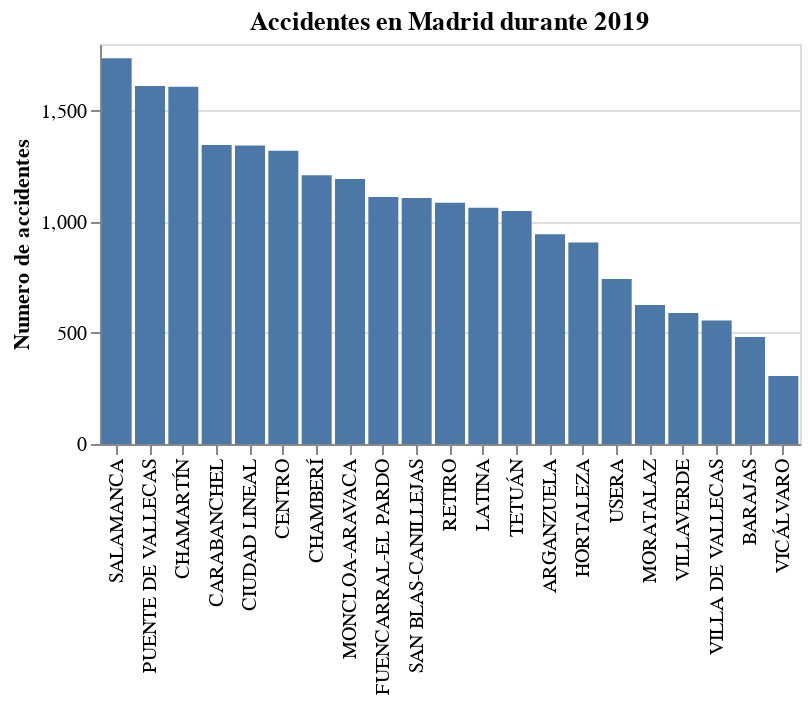

The notebook cell this image was saved under:
### Code cell
# Accidents by district
# We generate the data as follows: we group by district, select the field “File No.”,
# count the number of unique records (to count accidents, not persons injured) and reset the index. 
# We then display the data in a simple bar chart (ordering the X coordinate, i.e. the districts,
# in reverse order of the value of the Y-coordinate, i.e. the number of accidents)

data = accidentes.groupby(['Distrito'])['Nº Expediente'].nunique().reset_index()

alt.Chart(data, width=350, height=200, title='Accidentes en Madrid durante 2019').mark_bar().encode(
    x = alt.X('Distrito:N', sort = '-y', title = None),
    y = alt.Y('sum(Nº Expediente):Q', title = 'Numero de accidentes'))

### Figure 1 — Vega-Lite specification as saved in the notebook (floating-point values rounded to 4 significant figures)
{"config": {"view": {"continuousWidth": 400, "continuousHeight": 300}}, "data": {"name": "data-118b85019255d845db0a5dd2352cb33b"}, "mark": "bar", "encoding": {"x": {"type": "nominal", "field": "Distrito", "sort": "-y", "title": null}, "y": {"type": "quantitative", "aggregate": "sum", "field": "Nº Expediente", "title": "Numero de accidentes"}}, "height": 200, "title": "Accidentes en Madrid durante 2019", "width": 350, "$schema": "https://vega.github.io/schema/vega-lite/v4.8.1.json", "datasets": {"data-118b85019255d845db0a5dd2352cb33b": [{"Distrito": "ARGANZUELA", "Nº Expediente": 944}, {"Distrito": "BARAJAS", "Nº Expediente": 481}, {"Distrito": "CARABANCHEL", "Nº Expediente": 1346}, {"Distrito": "CENTRO", "Nº Expediente": 1320}, {"Distrito": "CHAMARTÍN", "Nº Expediente": 1608}, {"Distrito": "CHAMBERÍ", "Nº Expediente": 1209}, {"Distrito": "CIUDAD LINEAL", "Nº Expediente": 1343}, {"Distrito": "FUENCARRAL-EL PARDO", "Nº Expediente": 1111}, {"Distrito": "HORTALEZA", "Nº Expediente": 907}, {"Distrito": "LATINA", "Nº Expediente": 1063}, {"Distrito": "MONCLOA-ARAVACA", "Nº Expediente": 1192}, {"Distrito": "MORATALAZ", "Nº Expediente": 626}, {"Distrito": "PUENTE DE VALLECAS", "Nº Expediente": 1611}, {"Distrito": "RETIRO", "Nº Expediente": 1086}, {"Distrito": "SALAMANCA", "Nº Expediente": 1736}, {"Distrito": "SAN BLAS-CANILLEJAS", "Nº Expediente": 1107}, {"Distrito": "TETUÁN", "Nº Expediente": 1048}, {"Distrito": "USERA", "Nº Expediente": 742}, {"Distrito": "VICÁLVARO", "Nº Expediente": 306}, {"Distrito": "VILLA DE VALLECAS", "Nº Expediente": 556}, {"Distrito": "VILLAVERDE", "Nº Expediente": 590}]}}
